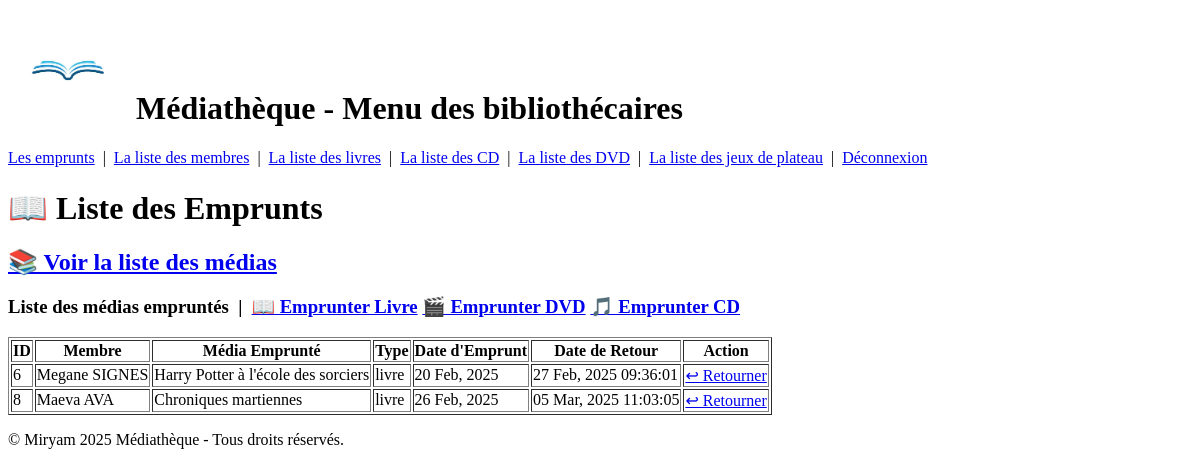
The app's page /emprunts/, older data.
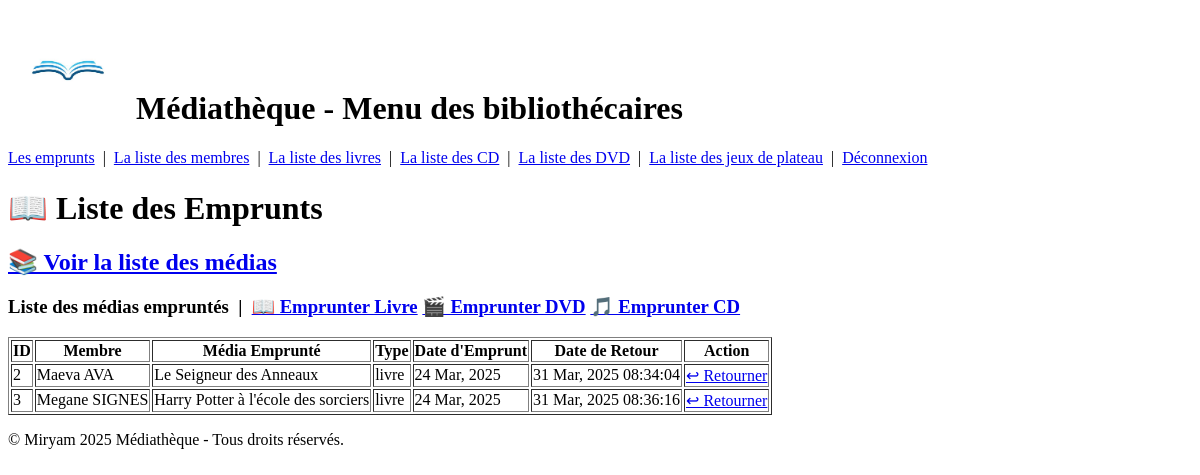
The same page, newer data.
### app_bibliothecaire/models.py (models this page shows, shortened)
class Emprunt(models.Model):
    membre = models.ForeignKey(Membre, on_delete=models.CASCADE, related_name="emprunts")
    media_type = models.CharField(max_length=10, choices=[
        ('livre', 'Livre'),
        ('dvd', 'DVD'),
        ('cd', 'CD'),
    ])
    media_id = models.PositiveIntegerField()
    date_emprunt = models.DateTimeField(default=timezone.now)
    date_retour = models.DateTimeField(default=date_retour_defaut, null=True, blank=True)
    objects = models.Manager()

class Membre(models.Model):
    nom = models.CharField(max_length=100)
    email = models.EmailField(unique=True, blank=True, null=True)
    bloque = models.BooleanField(default=False)  # Empêche d'emprunter en cas de problème
    objects = models.Manager()

class Livre(models.Model):
    titre = models.CharField(max_length=100)
    auteur = models.CharField(max_length=100)
    disponible = models.BooleanField(default=True)
    date_emprunt = models.DateTimeField(null=True, blank=True)
    emprunteur = models.ForeignKey(Membre, on_delete=models.SET_NULL, null=True, blank=True)
    objects = models.Manager()

### app_bibliothecaire/views.py (the view)
# urls.py: path('emprunts/', views.liste_emprunts, name='liste_emprunts'),
def liste_emprunts(request):
    emprunts = Emprunt.objects.select_related('membre').all()
    media_classes = {
        "livre": Livre,
        "dvd": DVD,
        "cd": CD
    }
    for emprunt in emprunts:
        try:
            media_class = media_classes.get(emprunt.media_type)
            if media_class:
                media_obj = media_class.objects.filter(id=emprunt.media_id).first()
                emprunt.media_titre = media_obj.titre if media_obj else "Média introuvable"
            else:
                emprunt.media_titre = "Type inconnu"
        except Exception as e:
            emprunt.media_titre = f"Erreur : {e}"
    print("DEBUG - Emprunts trouvés :", list(emprunts))  # Vérification dans la console
    return render(request, 'liste_emprunts.html', {'emprunts': emprunts})

### app_bibliothecaire/templates/liste_emprunts.html (shortened to what this page needs)
{% extends "base.html" %}
{% load tz %}
{% now "U" as now_unix %}
{% block content %}
    <h1>📖 Liste des Emprunts</h1>
  <h2>
      <a href="{% url 'liste_medias' %}" class="btn">📚 Voir la liste des médias</a>
  </h2>
    <h3>
        Liste des médias empruntés &nbsp;|&nbsp;
        <a href="{% url 'emprunter_media' media_type='livre' media_id=1 %}" class="btn">📖 Emprunter Livre</a>
        <a href="{% url 'emprunter_media' media_type='dvd' media_id=1 %}" class="btn">🎬 Emprunter DVD</a>
        <a href="{% url 'emprunter_media' media_type='cd' media_id=1 %}" class="btn">🎵 Emprunter CD</a>
    </h3>
    <table border="1">
        <tr>
            <th>ID</th>
            <th>Membre</th>
            <th>Média Emprunté</th>
            <th>Type</th>
            <th>Date d'Emprunt</th>
            <th>Date de Retour</th>
            <th>Action</th>
        </tr>
        {% for emprunt in emprunts %}
        <tr>
            <td>{{ emprunt.id }}</td>
            <td>{{ emprunt.membre.nom }}</td>
            <td>{{ emprunt.media_titre }}</td>
            <td>{{ emprunt.media_type }}</td>
            <td>{{ emprunt.date_emprunt|date:"d M, Y" }}</td>
            <td>{{ emprunt.date_retour|date:"d M, Y H:i:s" }}</td>
            <td>
    {% if emprunt.date_retour and emprunt.date_retour|date:"U" > now|date:"U" %}
        <a href="{% url 'retourner_media' emprunt.id %}" class="btn">↩ Retourner</a>
    {% else %}
                    <p>✅ Retour effectué</p>
                {% endif %}
            </td>
        </tr>
        {% empty %}
        <tr>
            <td colspan="7">📭 Aucun emprunt en cours.</td>
        </tr>
        {% endfor %}
    </table>
{% endblock %}

### app_bibliothecaire/templates/base.html (shortened to what this page needs)
<!DOCTYPE html>
 {% load static %}
<html lang="fr">
<head>
</head>
<body>
    <header >
    <h1>
        <img src="{% static 'images/logo_mediatheque.jpg' %}" alt="Logo Médiathèque" style="max-width: 120px; height: auto;">
        Médiathèque - Menu des bibliothécaires</h1>
          <nav>
            <a href="{% url 'liste_emprunts' %}">Les emprunts</a> &nbsp;|&nbsp;
            <a href="{% url 'liste_membres' %}">La liste des membres</a>
            &nbsp;|&nbsp;
            <a href="{% url 'liste_livres' %}">La liste des livres</a>
            &nbsp;|&nbsp;
            <a href="{% url 'liste_cds' %}">La liste des CD</a> &nbsp;|&nbsp;
            <a href="{% url 'liste_dvds' %}">La liste des DVD</a> &nbsp;|&nbsp;
            <a href="{% url 'liste_jeux' %}">La liste des jeux de plateau</a>
            &nbsp;|&nbsp;
            <a href="{% url 'logout' %}">Déconnexion</a>
        </nav>
    </header>
    <main>
        {% block content %}{% endblock %}
    </main>
    <footer>
        <p>&copy; Miryam 2025 Médiathèque - Tous droits réservés.</p>
    </footer>
</body>
</html>

Row changes from the older to the newer data that the page shows:
removed Emprunt: id "6", membre.nom "Megane SIGNES", media_titre "Harry Potter à l'école des sorciers", media_type "livre", date_emprunt "20 Feb, 2025", date_retour "27 Feb, 2025 09:36:01", shows "↩ Retourner"
removed Emprunt: id "8", membre.nom "Maeva AVA", media_titre "Chroniques martiennes", media_type "livre", date_emprunt "26 Feb, 2025", date_retour "05 Mar, 2025 11:03:05", shows "↩ Retourner"
added Emprunt: id "2", membre.nom "Maeva AVA", media_titre "Le Seigneur des Anneaux", media_type "livre", date_emprunt "24 Mar, 2025", date_retour "31 Mar, 2025 08:34:04", shows "↩ Retourner"
added Emprunt: id "3", membre.nom "Megane SIGNES", media_titre "Harry Potter à l'école des sorciers", media_type "livre", date_emprunt "24 Mar, 2025", date_retour "31 Mar, 2025 08:36:16", shows "↩ Retourner"
